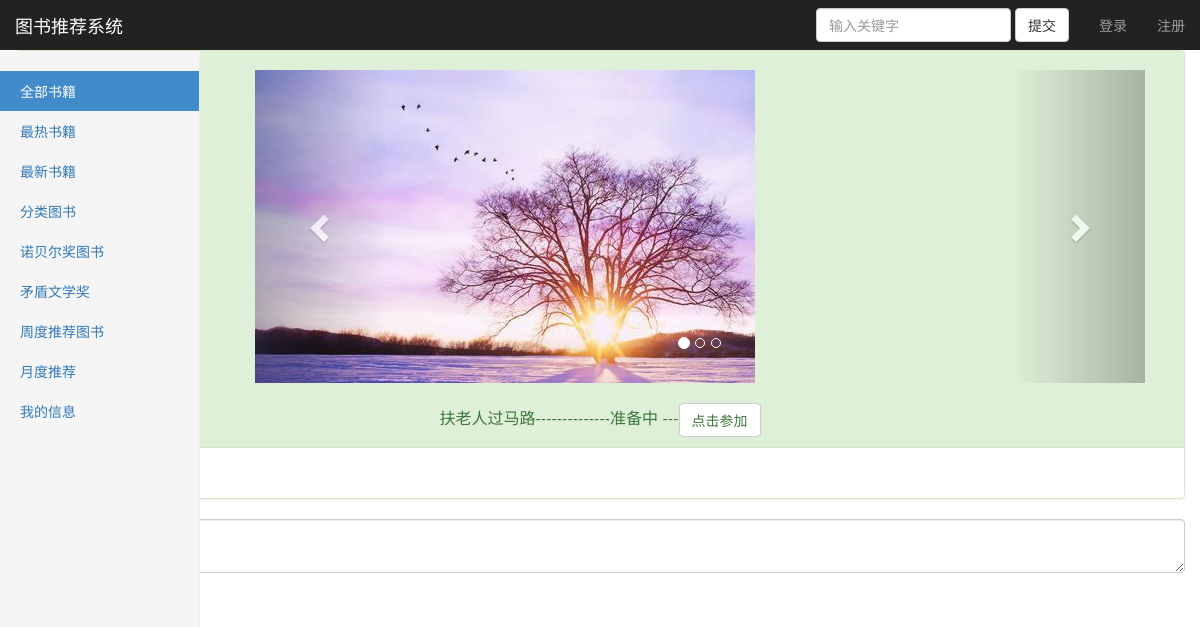
/action/actionone/1, run on the app's committed database.
### user/models.py (models this page shows)
class Action(models.Model):
    user=models.ManyToManyField(User,verbose_name="参加用户",blank=True)
    new=models.ManyToManyField(User,verbose_name="审核用户",related_name="newuser",blank=True)
    num=models.IntegerField(verbose_name="参与人数",default=0)
    one=models.ImageField(upload_to='media',verbose_name="第一")
    two=models.ImageField(upload_to='media',verbose_name="第二",null=True)
    three=models.ImageField(upload_to='media',verbose_name="第三",null=True)
    title=models.CharField(verbose_name="活动标题",max_length=64)
    content=models.TextField(verbose_name="活动内容")
    status=models.BooleanField(verbose_name="状态")
    class Meta:
        verbose_name="活动"
        verbose_name_plural=verbose_name

### action/views.py (the view)
# urls.py: path('actionone/<int:action_id>',views.actionone,name='actionone'),
def actionone(request,action_id):
    action=Action.objects.get(id=action_id)
    commen=action.actioncommen_set.all()
    return render(request,'action/actionone.html',{'action':action,'commen':commen})

### action/templates/action/actionone.html (shortened to what this page needs)
{% extends 'base.html' %}
{% block right-panel-content %}
<div class="container-fluid">
<div id="myCarousel" class="carousel slide">
	<ol class="carousel-indicators">
		<li data-target="#myCarousel" data-slide-to="0" class="active"></li>
		<li data-target="#myCarousel" data-slide-to="1"></li>
		<li data-target="#myCarousel" data-slide-to="2"></li>
	</ol>
	<div class="carousel-inner">
		<div class="item active">
			<img src="/media/{{ action.one }}" alt="First slide">
		</div>
	</div>
	<a class="left carousel-control" href="#myCarousel" role="button" data-slide="prev">
		<span class="glyphicon glyphicon-chevron-left" aria-hidden="true"></span>
	</a>
	<a class="right carousel-control" href="#myCarousel" role="button" data-slide="next">
		<span class="glyphicon glyphicon-chevron-right" aria-hidden="true"></span>
	</a>
</div>
</div>
</div>
<div class="container-fluid">
			<div class="panel panel-success">
				<div class="panel-heading">
					<h3 class="panel-title" style=text-align:center>
						{{ action.title }}--------------{% if action.status == 'True' %}已开始{% else %}准备中 ---<a href="{% url 'join' action.id %}" class="btn btn-default">点击参加</a>{% endif %}
					</h3>
				</div>
				<div class="panel-body">
				</div>
			</div>
</div>
<div class="container-fluid">
        <form class="form" fole="form" action="{% url 'actioncommen' action.id %}" method="post">
                        <textarea placeholder="快来说说点什么吧" class="form-control" name="commen"></textarea>
                        <button type="submit" class="btnbtn-default">提交留言</button>
     </form>
</div>
{% endblock %}

### static/css/dashboard.css (style rules this page uses)
body { padding-top: 50px; }

### data on the page
Action: one (picture), title "扶老人过马路"
